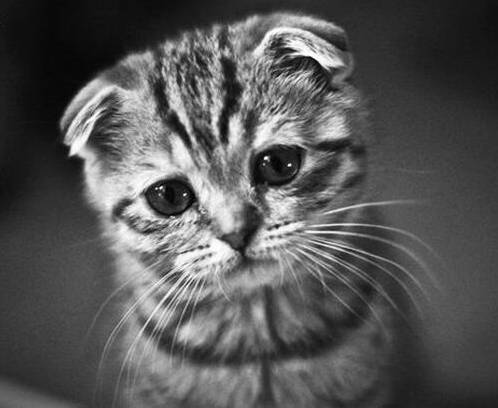
#> input picture img/caokitten.jpg, 498 x 408 px
$ python selectpixels.py
#> lines starting #> are read from the running program, lines starting #| are printed output that depends on the picture; after the words box and inside, x2 and y2 are one past the last pixel; in counts of white or black regions, pixels touching at a corner belong together
### _image_editing_functions.py
"""
This file consists of all the nessisary functions for manipulating the image.
"""


from math import floor
from warnings import catch_warnings
import sys
import cv2 as cv
import numpy as np

# Functions for loading images:
def loadImg(imgPath:str) -> np.ndarray:
    """
    summary: Use for loading images, given an image path from the current folder and the image then will be returned as a variable.
    """
#> called with imgPath = './img/caokitten.jpg'
    # Try read in the image data.
    try:
        img = cv.imread(cv.samples.findFile(imgPath), cv.IMREAD_UNCHANGED)
#> img is the input picture: shape (408, 498, 3); min 0, max 255, mean 86
    except:
        sys.exit("Image can't be found")

    #Case where the images dosn't excists.
    if img is None:
        sys.exit("Image not exist")

    # print(type(img))

    return img

# Functions for exporting the dimension of image.
# [115 lines left out: functions dimension_img, outputFile, calculate_threshold, discard_above_threshold, Edge_Detection_Function, down_size_image and 1 more, not called in this run]

#

### selectpixels.py
"""

1. Grab a pixel
2. Loop and pickup all pixel
3. Store pixel location ------

"""

#import some libaries including python image library

from PIL import Image
import cv2 as cv
import numpy
import sys
import _gray_scale_functions
from IPython.display import display

# open the image
img = _gray_scale_functions.loadImg("./img/caokitten.jpg")
#ig = Image.open("./img/caokitten.jpg")
#pixel = ig.load()
#get the length and width for the image
length, width, channel = img.shape
#> length = 408; width = 498; channel = 3
# [7 lines of commented-out code are left out]
bgr = img[20, 20]
#> bgr = [15, 15, 15]
#(pixel[20,20][0],pixel[20,20][1],pixel[20,20][2])
#print (pixel[20,20])
print (bgr)
#| [15 15 15]
arr = []
#iterate through all the pixels line by line and compare
for l in range(width):
    # print (l)
    for w in range(length):
        bgrig = img[w,l]
        if all(abs(t1 - t2)<=5 for t1, t2 in zip(bgr, bgrig)):
          arr.append([w, l])
        #   print (img[w,l])
          img[w,l] = (0,0,255)
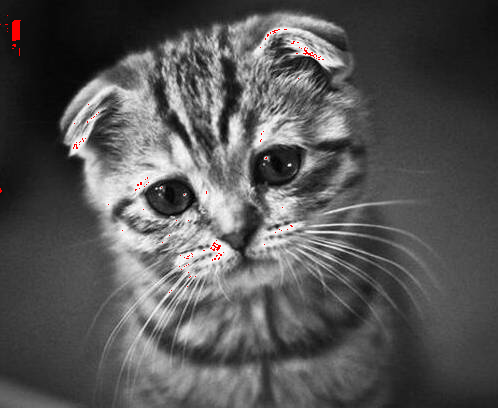
#> img: shape (408, 498, 3); 0.22% of pixels changed, all inside (x1, y1, x2, y2) = (0, 15, 324, 293)
#> after the loop, arr = 444 pairs, first value 15 to 292, second value 0 to 323

print(len(arr))
#| 444

# [6 lines of commented-out code are left out]

cv.imwrite("out_images/" + "caokitten_SP_edited.png", img)
while True:
    cv.imshow("caokitten_SP_edited", img)
    cv.waitKey(0)
    sys.exit() # to exit from all the processes
#> (the program exits here)
